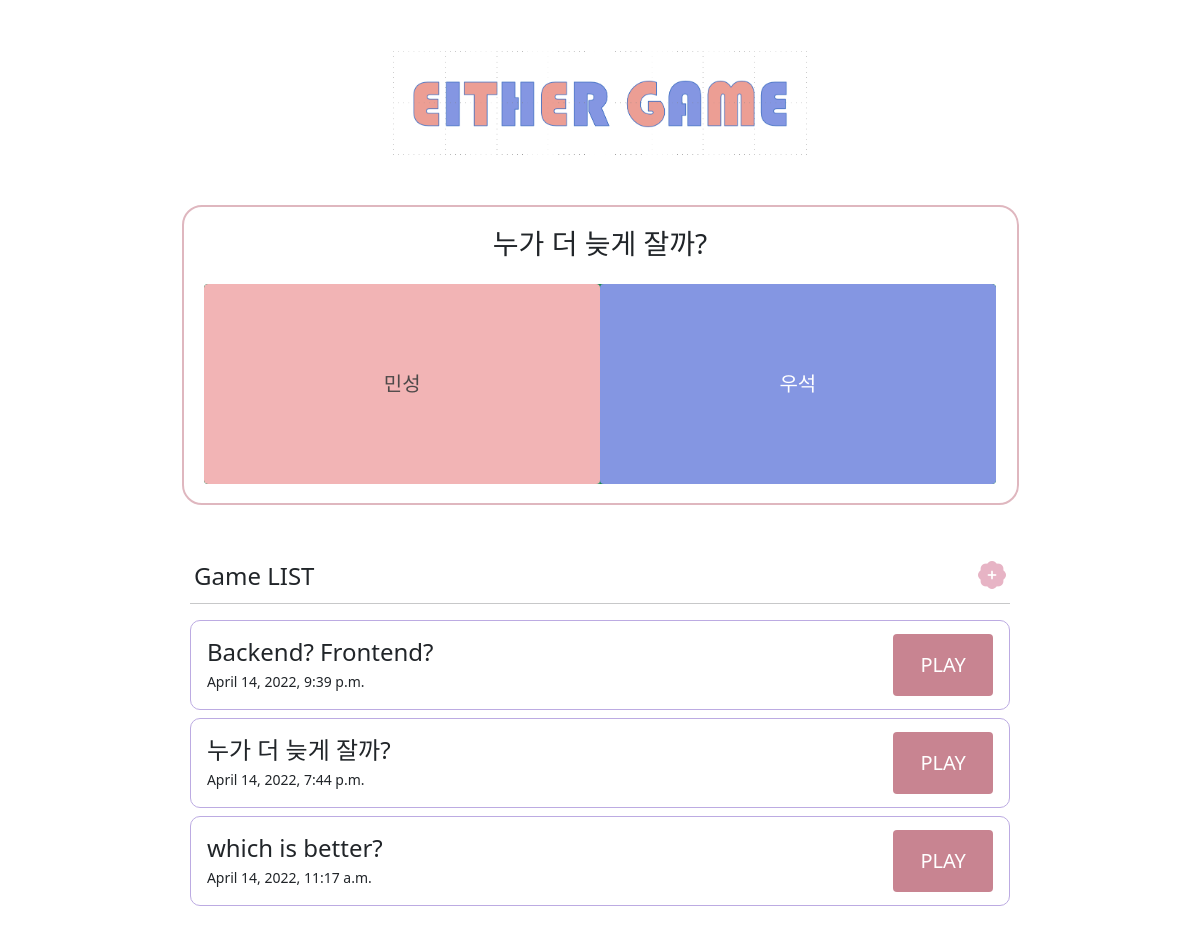
The page /either/ on the database as committed earlier.
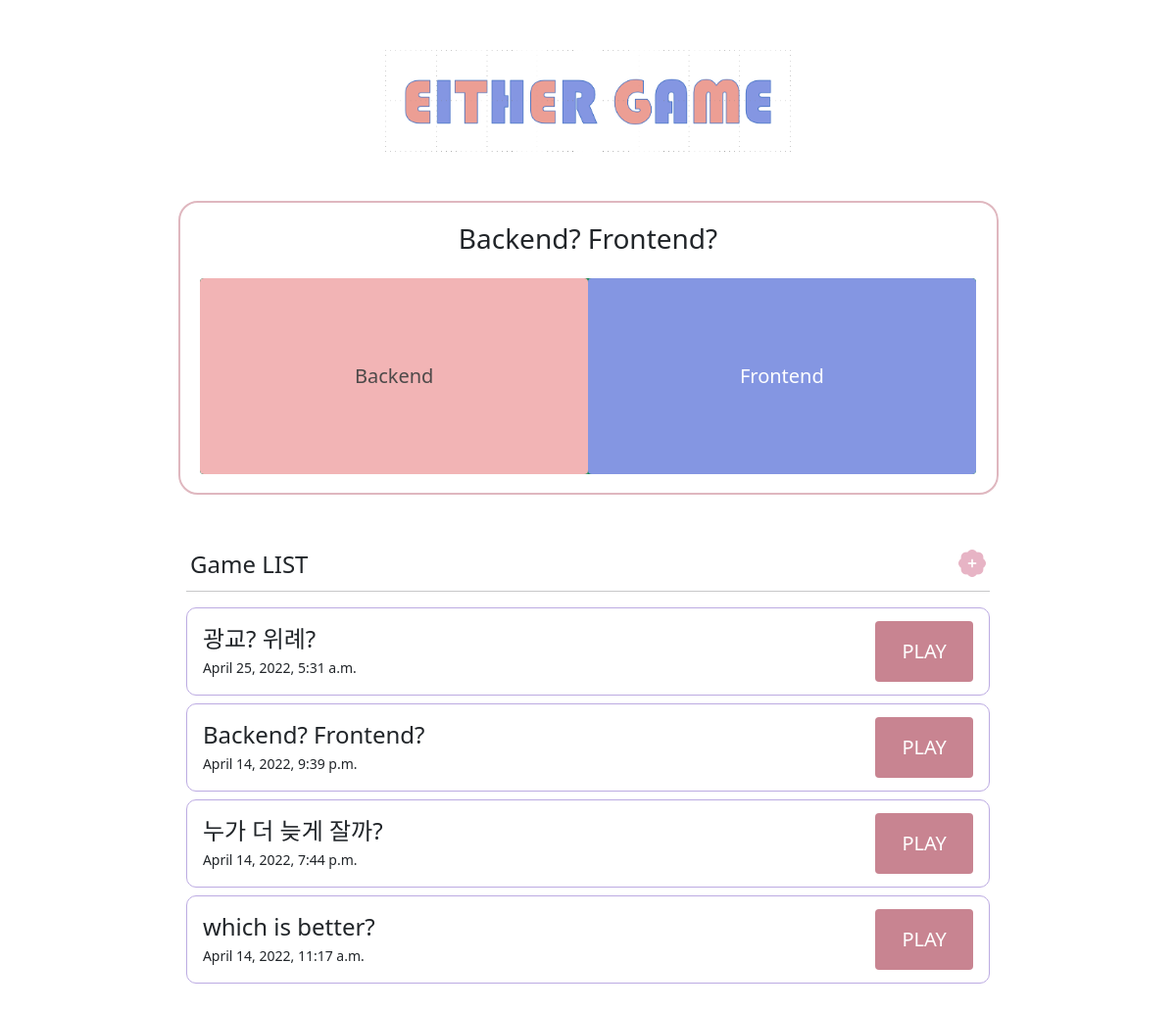
The same page on the database as committed later.
### votes/models.py (models this page shows)
class Vote(models.Model):
    subject = models.CharField(max_length=150)
    choice_one = models.CharField(max_length=300)
    choice_two = models.CharField(max_length=300)
    vote_one = models.IntegerField(default=0)
    vote_two = models.IntegerField(default=0)
    created_at = models.DateTimeField(auto_now_add=True)

### votes/views.py (the view)
# urls.py: path('', views.index, name='index'),
def index(request):
    votes = Vote.objects.all().order_by('-created_at')
    rand_vote = Vote.objects.get(pk=random.choice(Vote.objects.values_list('pk'))[0])
    context = {
        'votes':votes,
        'rand_vote':rand_vote,
    }
    return render(request, 'votes/index.html', context)

### votes/templates/votes/index.html (shortened to what this page needs)
{% extends 'base.html' %}
{% load static %}
{% block content %}
<div class="w-75 mx-auto mt-5">
  <div style="width=40%;" class="d-flex justify-content-center mb-4">
    <img class="w-50" src="{% static 'eithergame.png' %}" alt="logo">
  </div>
  <br>
  <div class="w-100 d-flex flex-column align-items-center justify-content-center" style="border: solid 2px; border-color: #DFB7BF; border-radius: 20px; height:300px;">
    <h3>{{rand_vote.subject}}</h3>
    <div class="progress mx-auto mt-3" style="width: 95%; height:200px !important;">
      <div class="progress-bar progress-bar-striped bg-success" role="progressbar" style="width:50%; height:100% !important;">
        <form action="{% url 'votes:detail_result' rand_vote.pk %}" method="POST" style="width:100%; height:100% !important;">
          <button class="btn left" style="width:100%; height:100%; background-color: #F2B4B5; font-weight:500; font-size:20px; color:#4D4949;" name="choice" value="{{rand_vote.choice_one}}">{{ rand_vote.choice_one }}</button>
        </form>
      </div>
      <div class="progress-bar progress-bar-striped bg-success" role="progressbar" style="width:50%; height:100% !important;">
        <form action="{% url 'votes:detail_result' rand_vote.pk %}" method="POST" style="width:100%; height:100% !important;">
          <button class="btn right text-white" style="width:100%; height:100%; background-color: #8496E2; font-weight:500; font-size:20px;"  name="choice" value="{{rand_vote.choice_two}}">{{ rand_vote.choice_two }}</button>
        </form>
      </div>
    </div>
  </div>
  <div class="d-flex justify-content-between align-items-baseline mt-5 mx-auto" style="width:97%;">
    <h4 class="" style="font-weight:500;">Game LIST</h4>
    <a href="{% url 'votes:create' %}" class="plus" style="color:#E7B4C5; font-size: 28px"><i class="bi bi-patch-plus-fill"></i></a>
  </div>
  <hr class="mt-1 mb-3 mx-auto" style="border: 3px; width:98%">
  {% for vote in votes %}
  <div class="mx-auto my-2 d-flex justify-content-between align-items-center" style="border: solid 1px #BCABE2; border-radius: 10px; width:98%; height:90px;">
    <div class="d-flex flex-column mx-3">
      <h4 class="mb-1">{{ vote.subject }}</h4>
      <small>{{ vote.created_at }}</small>
    </div>
    <a href="{% url 'votes:detail' vote.pk %}" class="play btn mx-3 my-auto d-flex align-items-center justify-content-center" style="height:70%; width: 100px; background-color: #C88491; font-size:20px; color:white;">PLAY</a>
  </div>
  {% endfor %}
</div>
<br>
<br>
{% endblock content %}

### templates/base.html (shortened to what this page needs)
<!DOCTYPE html>
<html lang="en">
<head>
  <link href="https://cdn.jsdelivr.net/npm/bootstrap@5.1.3/dist/css/bootstrap.min.css" rel="stylesheet">
  <link rel="stylesheet" href="https://cdn.jsdelivr.net/npm/bootstrap-icons@1.7.1/font/bootstrap-icons.css">
  {% load static %}
</head>
<body>
  <div class="container">
    {% block content %}
    {% endblock %}
  </div>
</body>
</html>

Rows that differ between the two databases and show on the page:
added Vote: subject "광교? 위례?", created_at "April 25, 2022, 5:31 a.m."
Other text that changed with them:
{{ rand_vote.subject }}: "누가 더 늦게 잘까?" → "Backend? Frontend?"
{{ rand_vote.choice_one }}: "민성" → "Backend"
{{ rand_vote.choice_two }}: "우석" → "Frontend"
